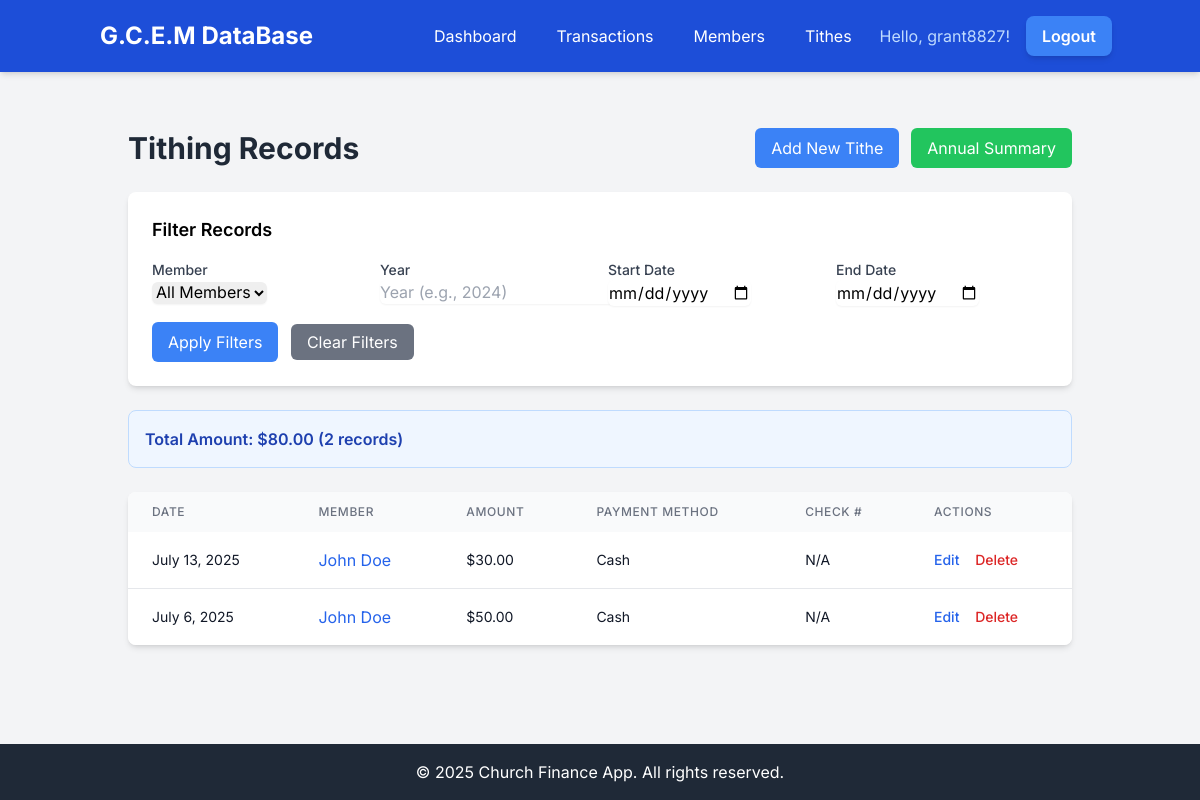
The app's page /finances/tithes/ (signed in) with its own data.
### church_finances/models.py (models this page shows, shortened)
class Tithing(models.Model):
    member = models.ForeignKey(
        Member, on_delete=models.CASCADE, related_name="tithes"
    )
    date = models.DateField()
    amount = models.DecimalField(max_digits=10, decimal_places=2)
    payment_method = models.CharField(
        max_length=20,
        choices=[
            ("cash", "Cash"),
            ("check", "Check"),
            ("bank_transfer", "Bank Transfer"),
            ("card", "Credit/Debit Card"),
            ("other", "Other"),
        ],
        default="cash",
    )
    check_number = models.CharField(max_length=50, blank=True, null=True)
    notes = models.TextField(blank=True, null=True)
    recorded_by = models.ForeignKey(
        User, on_delete=models.SET_NULL, null=True, blank=True
    )
    is_active = models.BooleanField(default=True)  # For soft deletes
    created_at = models.DateTimeField(auto_now_add=True)
    updated_at = models.DateTimeField(auto_now=True)
    class Meta:
        ordering = ["-date", "-created_at"]

class Member(models.Model):
    first_name = models.CharField(max_length=100)
    last_name = models.CharField(max_length=100)
    email = models.EmailField(blank=True, null=True)
    phone = models.CharField(max_length=20, blank=True, null=True)
    address = models.TextField(blank=True, null=True)
    member_since = models.DateField()
    is_active = models.BooleanField(default=True)
    created_at = models.DateTimeField(auto_now_add=True)
    updated_at = models.DateTimeField(auto_now=True)
    class Meta:
        ordering = ["last_name", "first_name"]
    def __str__(self):
        return f"{self.first_name} {self.last_name}"
    @property
    def full_name(self):
        return f"{self.first_name} {self.last_name}"

### church_finances/views.py (the view, shortened to what this page needs)
# urls.py: path("tithes/", views.tithing_list_view, name="tithing_list"),
@login_required
def tithing_list_view(request):
    tithes = Tithing.objects.filter(is_active=True).select_related('member')
    filter_form = TithingFilterForm(request.GET or None)
    total_amount = tithes.aggregate(Sum('amount'))['amount__sum'] or 0
    context = {
        'tithes': tithes.order_by('-date'),
        'filter_form': filter_form,
        'total_amount': total_amount
    }
    return render(request, 'church_finances/tithing_list.html', context)

### church_finances/forms.py
class TithingFilterForm(forms.Form):
    member = forms.ModelChoiceField(
        queryset=Member.objects.filter(is_active=True),
        required=False,
        empty_label="All Members",
        widget=forms.Select(attrs={"class": "form-select rounded-md shadow-sm"}),
    )
    year = forms.IntegerField(
        required=False,
        widget=forms.NumberInput(
            attrs={
                "class": "form-input rounded-md shadow-sm",
                "placeholder": "Year (e.g., 2024)",
            }
        ),
    )
    start_date = forms.DateField(
        required=False,
        widget=forms.DateInput(
            attrs={"type": "date", "class": "form-input rounded-md shadow-sm"}
        ),
    )
    end_date = forms.DateField(
        required=False,
        widget=forms.DateInput(
            attrs={"type": "date", "class": "form-input rounded-md shadow-sm"}
        ),
    )

### church_finances/templates/church_finances/tithing_list.html (shortened to what this page needs)
{% extends 'base.html' %}
{% block content %}
<div class="container mx-auto px-4 py-8">
    <div class="flex justify-between items-center mb-6">
        <h1 class="text-3xl font-bold text-gray-800">Tithing Records</h1>
        <div class="flex space-x-3">
            <a href="{% url 'tithing_create' %}" class="bg-blue-500 hover:bg-blue-600 text-white px-4 py-2 rounded-md">
                Add New Tithe
            </a>
            <a href="{% url 'annual_tithing_summary' %}" class="bg-green-500 hover:bg-green-600 text-white px-4 py-2 rounded-md">
                Annual Summary
            </a>
        </div>
    </div>
    <div class="bg-white shadow-md rounded-lg p-6 mb-6">
        <h3 class="text-lg font-semibold mb-4">Filter Records</h3>
        <form method="get" class="grid grid-cols-1 md:grid-cols-4 gap-4">
            <div>
                <label for="{{ filter_form.member.id_for_label }}" class="block text-sm font-medium text-gray-700">
                    Member
                </label>
                {{ filter_form.member }}
            </div>
            <div>
                <label for="{{ filter_form.year.id_for_label }}" class="block text-sm font-medium text-gray-700">
                    Year
                </label>
                {{ filter_form.year }}
            </div>
            <div>
                <label for="{{ filter_form.start_date.id_for_label }}" class="block text-sm font-medium text-gray-700">
                    Start Date
                </label>
                {{ filter_form.start_date }}
            </div>
            <div>
                <label for="{{ filter_form.end_date.id_for_label }}" class="block text-sm font-medium text-gray-700">
                    End Date
                </label>
                {{ filter_form.end_date }}
            </div>
            <div class="md:col-span-4">
                <button type="submit" class="bg-blue-500 hover:bg-blue-600 text-white px-4 py-2 rounded-md mr-2">
                    Apply Filters
                </button>
                <a href="{% url 'tithing_list' %}" class="bg-gray-500 hover:bg-gray-600 text-white px-4 py-2 rounded-md">
                    Clear Filters
                </a>
            </div>
        </form>
    </div>
    {% if total_amount %}
    <div class="bg-blue-50 border border-blue-200 rounded-lg p-4 mb-6">
        <p class="text-blue-800 font-semibold">
            Total Amount: ${{ total_amount|floatformat:2 }} ({{ tithes|length }} record{{ tithes|length|pluralize }})
        </p>
    </div>
    {% endif %}
    {% if tithes %}
        <div class="bg-white shadow-md rounded-lg overflow-hidden">
            <table class="min-w-full">
                <thead class="bg-gray-50">
                    <tr>
                        <th class="px-6 py-3 text-left text-xs font-medium text-gray-500 uppercase tracking-wider">Date</th>
                        <th class="px-6 py-3 text-left text-xs font-medium text-gray-500 uppercase tracking-wider">Member</th>
                        <th class="px-6 py-3 text-left text-xs font-medium text-gray-500 uppercase tracking-wider">Amount</th>
                        <th class="px-6 py-3 text-left text-xs font-medium text-gray-500 uppercase tracking-wider">Payment Method</th>
                        <th class="px-6 py-3 text-left text-xs font-medium text-gray-500 uppercase tracking-wider">Check #</th>
                        <th class="px-6 py-3 text-left text-xs font-medium text-gray-500 uppercase tracking-wider">Actions</th>
                    </tr>
                </thead>
                <tbody class="bg-white divide-y divide-gray-200">
                    {% for tithe in tithes %}
                    <tr>
                        <td class="px-6 py-4 whitespace-nowrap text-sm text-gray-900">{{ tithe.date }}</td>
                        <td class="px-6 py-4 whitespace-nowrap">
                            <a href="{% url 'member_detail' tithe.member.pk %}" class="text-blue-600 hover:text-blue-900">
                                {{ tithe.member.full_name }}
                            </a>
                        </td>
                        <td class="px-6 py-4 whitespace-nowrap text-sm text-gray-900">${{ tithe.amount }}</td>
                        <td class="px-6 py-4 whitespace-nowrap text-sm text-gray-900">{{ tithe.get_payment_method_display }}</td>
                        <td class="px-6 py-4 whitespace-nowrap text-sm text-gray-900">{{ tithe.check_number|default:"N/A" }}</td>
                        <td class="px-6 py-4 whitespace-nowrap text-sm font-medium">
                            <a href="{% url 'tithing_update' tithe.pk %}" class="text-blue-600 hover:text-blue-900 mr-3">Edit</a>
                            <a href="{% url 'tithing_delete' tithe.pk %}" class="text-red-600 hover:text-red-900">Delete</a>
                        </td>
                    </tr>
                    {% endfor %}
                </tbody>
            </table>
        </div>
    {% endif %}
</div>
{% endblock %}

### templates/base.html (shortened to what this page needs)
<!DOCTYPE html>
<html lang="en">
<head>
    <script src="https://cdn.tailwindcss.com"></script>
</head>
<body class="flex flex-col min-h-screen">
    <nav class="bg-blue-700 p-4 shadow-md">
        <div class="container mx-auto">
            <div class="flex justify-between items-center">
                <a href="{% url 'home' %}" class="text-white text-2xl font-bold rounded-md px-3 py-1 hover:bg-blue-600 transition-colors">
                    G.C.E.M DataBase
                </a>
                <div class="hidden md:flex md:items-center md:space-x-4">
                    {% if user.is_authenticated %}
                        <a href="{% url 'dashboard' %}" class="text-white hover:text-blue-200 rounded-md px-3 py-1 hover:bg-blue-600 transition-colors">Dashboard</a>
                        <a href="{% url 'transaction_list' %}" class="text-white hover:text-blue-200 rounded-md px-3 py-1 hover:bg-blue-600 transition-colors">Transactions</a>
                        <a href="{% url 'member_list' %}" class="text-white hover:text-blue-200 rounded-md px-3 py-1 hover:bg-blue-600 transition-colors">Members</a>
                        <a href="{% url 'tithing_list' %}" class="text-white hover:text-blue-200 rounded-md px-3 py-1 hover:bg-blue-600 transition-colors">Tithes</a>
                        <span class="text-blue-200">Hello, {{ user.username }}!</span>
                        <a href="{% url 'logout' %}" class="bg-blue-500 hover:bg-blue-600 text-white font-semibold py-2 px-4 rounded-lg shadow-md transition duration-300 ease-in-out transform hover:scale-105">Logout</a>
                    {% endif %}
                </div>
            </div>
        </div>
    </nav>
    <main class="flex-grow container mx-auto p-6">
        {% block content %}
        {% endblock %}
    </main>
    <footer class="bg-gray-800 text-white p-4 text-center mt-auto">
        <div class="container mx-auto">
            &copy; 2025 Church Finance App. All rights reserved.
        </div>
    </footer>
</body>
</html>

### templates/base.html (style rules this page uses)
body { font-family: 'Inter', sans-serif; background-color: #f3f4f6; min-height: 100vh; display: flex; flex-direction: column; }

### records on screen
Tithing: date "July 13, 2025", member.full_name "John Doe", amount "30.00", payment_method "Cash", check_number "N/A"
Tithing: date "July 6, 2025", member.full_name "John Doe", amount "50.00", payment_method "Cash", check_number "N/A"

### other values on screen
{{ user.username }} "grant8827"
{{ total_amount|floatformat:2 }} "80.00"
{{ tithes|length }} "2"
